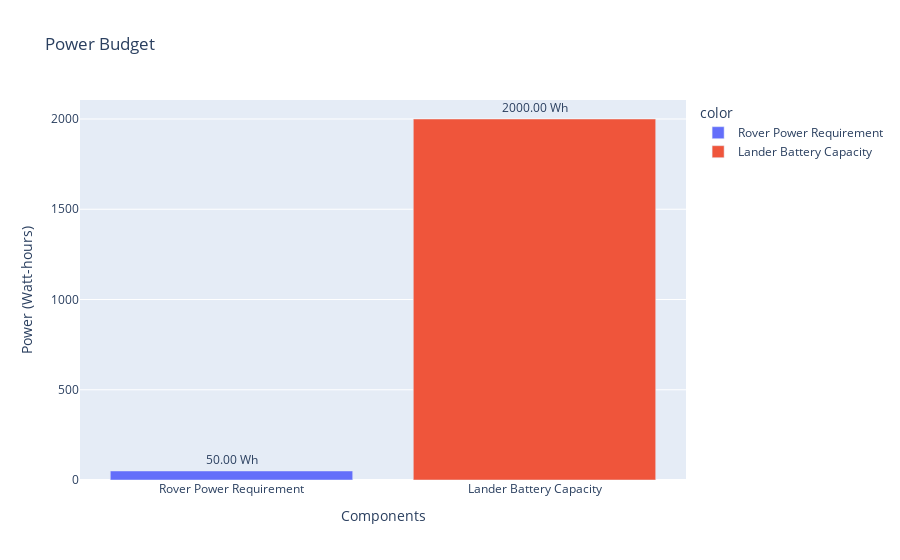

The code cell stored with this chart in its notebook:
### Code cell
import plotly.express as px

power_labels = ['Rover Power Requirement', 'Lander Battery Capacity']
power_values = [rover_power_requirement, lander_battery_capacity]

power_fig = px.bar(
    x=power_labels,
    y=power_values,
    color=power_labels,
    labels={'x': 'Components', 'y': 'Power (Watt-hours)'},
    title='Power Budget'
)

power_fig.update_traces(texttemplate='%{y:.2f} Wh', textposition='outside')

power_fig.show()

### Figure 1 — Plotly figure (JSON) as saved in the notebook; plotly's stock layout.template omitted (floating-point values rounded to 4 significant figures)
{"data": [{"alignmentgroup": "True", "hovertemplate": "color=Rover Power Requirement<br>Components=%{x}<br>Power (Watt-hours)=%{y}<extra></extra>", "legendgroup": "Rover Power Requirement", "marker": {"color": "#636efa", "pattern": {"shape": ""}}, "name": "Rover Power Requirement", "offsetgroup": "Rover Power Requirement", "orientation": "v", "showlegend": true, "textposition": "outside", "texttemplate": "%{y:.2f} Wh", "type": "bar", "x": ["Rover Power Requirement"], "xaxis": "x", "y": [50], "yaxis": "y"}, {"alignmentgroup": "True", "hovertemplate": "color=Lander Battery Capacity<br>Components=%{x}<br>Power (Watt-hours)=%{y}<extra></extra>", "legendgroup": "Lander Battery Capacity", "marker": {"color": "#EF553B", "pattern": {"shape": ""}}, "name": "Lander Battery Capacity", "offsetgroup": "Lander Battery Capacity", "orientation": "v", "showlegend": true, "textposition": "outside", "texttemplate": "%{y:.2f} Wh", "type": "bar", "x": ["Lander Battery Capacity"], "xaxis": "x", "y": [2000], "yaxis": "y"}], "layout": {"autosize": true, "barmode": "relative", "legend": {"title": {"text": "color"}, "tracegroupgap": 0}, "title": {"text": "Power Budget"}, "xaxis": {"anchor": "y", "autorange": true, "domain": [0, 1], "range": [-0.5, 1.5], "title": {"text": "Components"}, "type": "category"}, "yaxis": {"anchor": "x", "autorange": true, "domain": [0, 1], "range": [0, 2105.0], "title": {"text": "Power (Watt-hours)"}, "type": "linear"}}}
